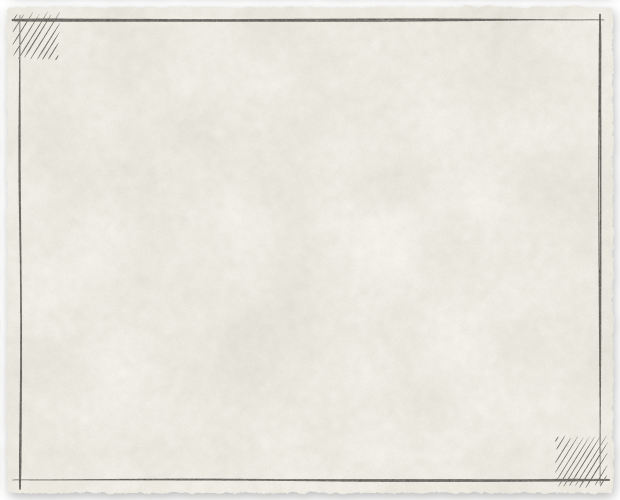
#> input picture 1챕터_제작_2026-10-23/Unity/Assets/Game/Art/UI/picture_page.png, 1240 x 1000 px (shown at 1/2 size)
$ python -i compose_previews.py   (imports and definitions only)
#> lines starting #> are read from the running program, lines starting #| are printed output that depends on the picture
# Compose final preview sheets (python3 + PIL): paper background/grain, titles, labels.
# usage: python3 compose_previews.py [lineup hero props kit village_overview village_plaza village_pond]
import sys, os, json
import numpy as np
from PIL import Image, ImageDraw, ImageFont, ImageFilter

HERE = os.path.dirname(os.path.abspath(__file__))
ART = os.path.dirname(HERE)
RAW = os.path.join(ART, 'renders', 'raw')
OUT = os.path.join(ART, 'renders')
FONT_DIR = '/mnt/c/Users/cj307/AppData/Local/Microsoft/Windows/Fonts'
# [1 line not run here, left out]
PAPER = (241, 238, 230)
INK = (43, 38, 34)
GREY = (120, 124, 130)


# [6 lines left out: function font, not called in this run]


def paper_grain(w, h, seed=3, strength=0.05):
    rng = np.random.default_rng(seed)
    fine = rng.normal(0, 1, (h, w)).astype(np.float32)
    small = Image.fromarray(((rng.random((h // 24 + 2, w // 24 + 2)) * 255).astype(np.uint8)))
    blot = np.asarray(small.resize((w, h), Image.BICUBIC).filter(ImageFilter.GaussianBlur(30)), dtype=np.float32) / 255.0
    g = 1.0 - strength * (0.35 * np.clip(fine, -2, 2) / 2 + 0.65 * (blot - 0.5))
    yy, xx = np.mgrid[0:h, 0:w]
    vig = 1.0 - 0.10 * (((xx / w - 0.5) ** 2 + (yy / h - 0.5) ** 2) * 2.2)
    return g * vig


def apply_grain(img, strength=0.05):
    a = np.asarray(img.convert('RGB'), dtype=np.float32)
    g = paper_grain(img.width, img.height, strength=strength)[..., None]
    return Image.fromarray(np.clip(a * g, 0, 255).astype(np.uint8))


# [93 lines left out: functions on_paper, title_block, label, compose_lineup, compose_hero, compose_grid and 1 more, not called in this run]


KR_NAMES = {
    'Sketch_Wall_1': '그리다 만 벽 1', 'Sketch_Wall_2': '벽 2(창 선)', 'Sketch_Wall_3': '벽 3(모서리)', 'Sketch_Tree_1': '선 나무(낙서 잎)',
    'Sketch_Tree_2': '선 나무(종이 잎)', 'Sketch_Tree_3': '마른 선 나무', 'Sketch_Fence_1': '그리다 만 울타리 1', 'Sketch_Fence_2': '울타리 2',
    'Sketch_Arch': '선으로만 된 아치', 'Scrap_Paper_1': '구긴 종이', 'Scrap_Paper_2': '찢긴 종이', 'Scrap_Paper_3': '접힌 종이',
    'Stair_Sketch': '어디로도 안 가는 계단', 'Bench_Puppet': '목각 긴의자', 'Barrel': '통', 'Crate': '상자', 'Basket': '키노피오 바구니',
    'Lantern_Hanging': '매단 등', 'Banner_Unfinished': '칠하다 만 현수막', 'Rubble_1': '종이돌 더미 1', 'Rubble_2': '종이돌 더미 2',
    'PaintPot': '물감 통', 'Brush_Big': '떨어진 큰 붓', 'FX_InkRing': '먹 고리', 'FX_Splash': '튀는 먹 왕관', 'FX_Dust': '종이 먼지',
    'Ladder': '접힌 사다리(사람 걸쇠)', 'Latch': '사람 걸쇠', 'DrawnBar': '그려진 빗장', 'Gap': '좁은 틈', 'Cart': '수레(사람 고정쇠)',
    'Chair': '의자(새김 면)', 'Stage': '무대(받침대·인형 자리)', 'PictureBoard': '그림판', 'StoneTablet': '새김 돌판', 'Signpost': '팻말',
    'Fence_DrawnBar': '빗장 울타리', 'FishProp': '극 소품 물고기', 'Junk_Book': '책', 'Junk_Umbrella': '우산', 'Junk_Clock': '시계',
    'Junk_Shoe': '신발', 'Junk_Teacup': '찻잔', 'Junk_Lantern': '등', 'ItemPile': '물건 더미', 'PinocchioPage': '피노키오 낱장',
    'Mound': '밭 둔덕', 'LampPost': '가로등', 'House_1': '집 1(안 칠함)', 'House_2': '집 2(위 1/3)', 'House_3': '집 3(2/3)',
    'House_4': '집 4(거의 다)', 'Tower_Dome': '돔 탑(광장)', 'Paving_Hex': '육각 돌길 선', 'Paving_HexBroken': '돌길 선(덜 그림)',
    'Spire_1': '첨탑 1', 'Spire_2': '첨탑 2', 'Spire_3': '첨탑 3', 'Cliff_1': '바위턱 1', 'Cliff_2': '바위턱 2', 'Cliff_3': '바위턱 3',
    'CaveWall_1': '동굴 벽 1', 'CaveWall_2': '동굴 벽 2(버팀)', 'CaveWall_3': '동굴 벽 3(굽음)', 'Rock_1': '바위 1', 'Rock_2': '바위 2',
    'Rock_3': '바위 3', 'Pond': '검은 물웅덩이', 'LightShaft': '빛줄기', 'CeilingHole': '천장 구멍'}


# [97 lines left out: functions compose_tiles, compose_level_top, compose_scene_img, compose_gamecams, compose_pages, not called in this run]


JOBS = {
    'pages': compose_pages,
    'level_top': compose_level_top,
    'dressing': lambda: compose_tiles('dressing', '13_꾸밈_키트.png', '꾸밈 키트(2차) + 효과 메시',
                                      '그리다 만 선 + 흰 종이 · 광장 가까운 것만 칠해짐(현수막·등·붓 유물) · FX = 먹 고리·튀는 먹 왕관·종이 먼지'),
    'gamecams': compose_gamecams,
    'eye_plaza': lambda: compose_scene('eye_plaza', '10_눈높이_광장.png', '눈높이 — 꼭두 광장', '칠해진 육각 돌·무대·현수막·등불(다 그려진 곳) · 붓 유물과 그림판 · 바깥은 흰 종이와 선'),
    'eye_gate': lambda: compose_scene('eye_gate', '11_눈높이_길목.png', '눈높이 — 앉은돌 길목에서 광장 쪽', '바위턱 사이 길, 선으로만 그린 울타리·나무·벽 · 길 돌은 광장에 가까울수록 칠해짐'),
    'lineup': compose_lineup,
    'hero': compose_hero,
    'props': lambda: compose_tiles('props', '03_소품_시트.png', '소품·퍼즐 물건',
                                  '사람 물건은 원래 색 그대로 진하게(놋쇠·쇠·끈·책) · 마을 물건은 흰 종이와 잉크 · 무대 쪽만 칠해짐 · 칸마다 크기 다름(아래 m 참고)'),
    'kit': lambda: compose_tiles('village', '04_마을_키트.png', '마을 키트',
                                '흰 종이 세계 + 잉크 선 + 회청 빗금 그늘 · 테라코타 돔 탑은 광장 가까울수록 더 칠해짐 · 칸마다 크기 다름(아래 m 참고)'),
    'village_overview': lambda: compose_scene('village_overview', '05_마을_전경_위에서.png', '마을 전경 — 위에서 본 배치',
                                              '§2 좌표 그대로(왼쪽 위 낙하터 → 어귀 → 광장 → 집 골목 → 밭 → 오른쪽 아래 물웅덩이) · 빛은 천장 구멍 빛줄기와 광장 등불뿐'),
    'village_fall': lambda: compose_scene('village_fall', '06_낙하터.png', '낙하터 — 빛줄기 아래 깨어남',
                                          '흰 종이 땅 위 사람 물건(책·우산·시계·등)만 진한 색 · 주인공과 엎드린 키노피오 · 잉크 선으로 그린 바위턱'),
    'village_plaza': lambda: compose_scene('village_plaza', '07_광장_무대.png', '광장 — 무대와 그림판',
                                           '붉은 막·남색 배경·등불 = 다 그려진 곳 · 끈에 묶인 나무 인형 · 촌장 · 엎드린 구경꾼 · 육각 돌길은 선으로만'),
    'village_pond': lambda: compose_scene('village_pond', '08_밭끝_물웅덩이.png', '밭 끝 물웅덩이 — 물고기',
                                          '검은 물웅덩이 밑에서 튀어나오는 물고기(약 9.9m) · 밭 끝까지 밀려 온 수레 · 엎드린 주민 · 주인공 크기 비교'),
}

# [8 lines not run here, left out]

>>> from PIL import Image
>>> picture = Image.open('../../Unity/Assets/Game/Art/UI/picture_page.png')
#> picture is the input picture: PIL image 1240x1000 RGBA; mean R, G, B, A 224.3, 221.3, 213.6, 243.6
>>> result = apply_grain(picture)
#> in apply_grain, `a = np.asarray(img.convert('RGB'), dtype=np.float32)`:
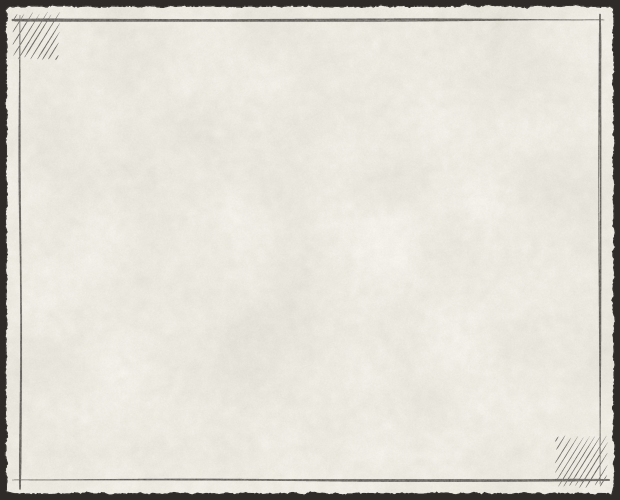
#> a: shape (1000, 1240, 3) float32 (shown at 1/2 size); mean R, G, B 225, 221.3, 213.1
#> in paper_grain, `small = Image.fromarray(((rng.random((h // 24 + 2, w // 24 + 2)) * 255..`:
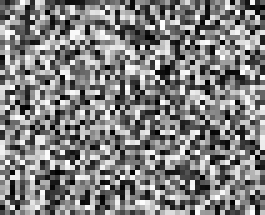
#> small: PIL image 53x43 L (shown 5 times larger); min 0, max 254, mean 128
#> in paper_grain, `blot = np.asarray(small.resize((w, h), Image.BICUBIC).filter(ImageFilt..`:
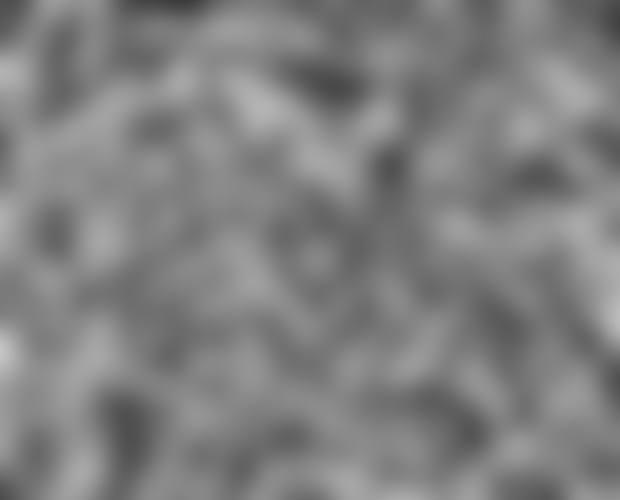
#> blot: shape (1000, 1240) float32 (shown at 1/2 size); min 0.227, max 0.773, mean 0.502
#> in paper_grain, `g = 1.0 - strength * (0.35 * np.clip(fine, -2, 2) / 2 + 0.65 * (blot -..`:
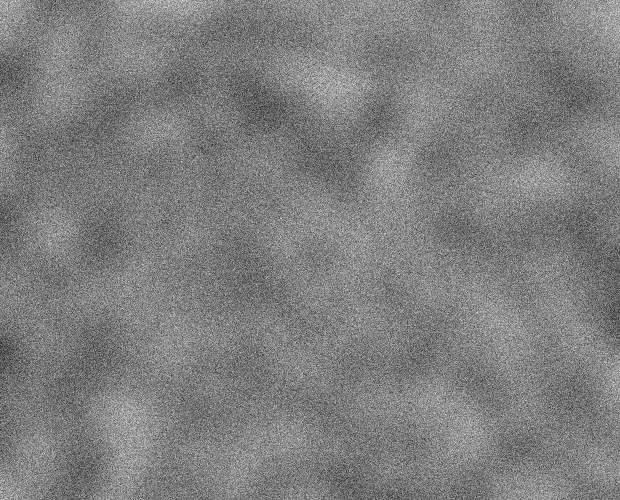
#> g: shape (1000, 1240) float32 (shown at 1/2 size); min 0.974, max 1.03, mean 1; drawn with min black and max white
#> in paper_grain, `g = 1.0 - strength * (0.35 * np.clip(fine, -2, 2) / 2 + 0.65 * (blot -..`:
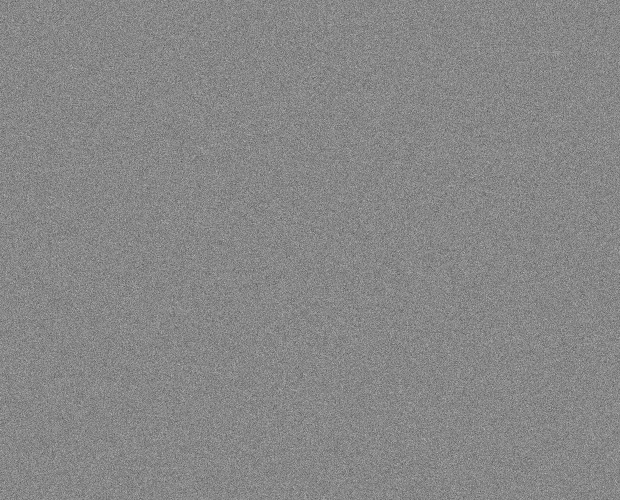
#> fine: shape (1000, 1240) float32 (shown at 1/2 size); min -5.62, max 4.96, mean 0.000141; drawn with min black and max white
#> in paper_grain, `return g * vig`:
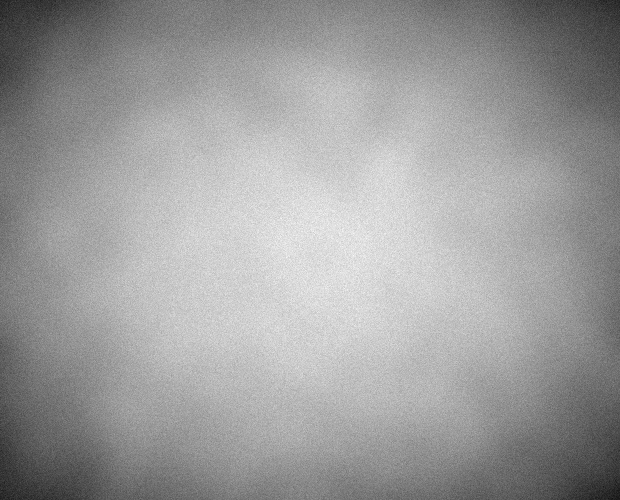
#> returned value: shape (1000, 1240) float64 (shown at 1/2 size); min 0.873, max 1.02, mean 0.963; drawn with min black and max white
